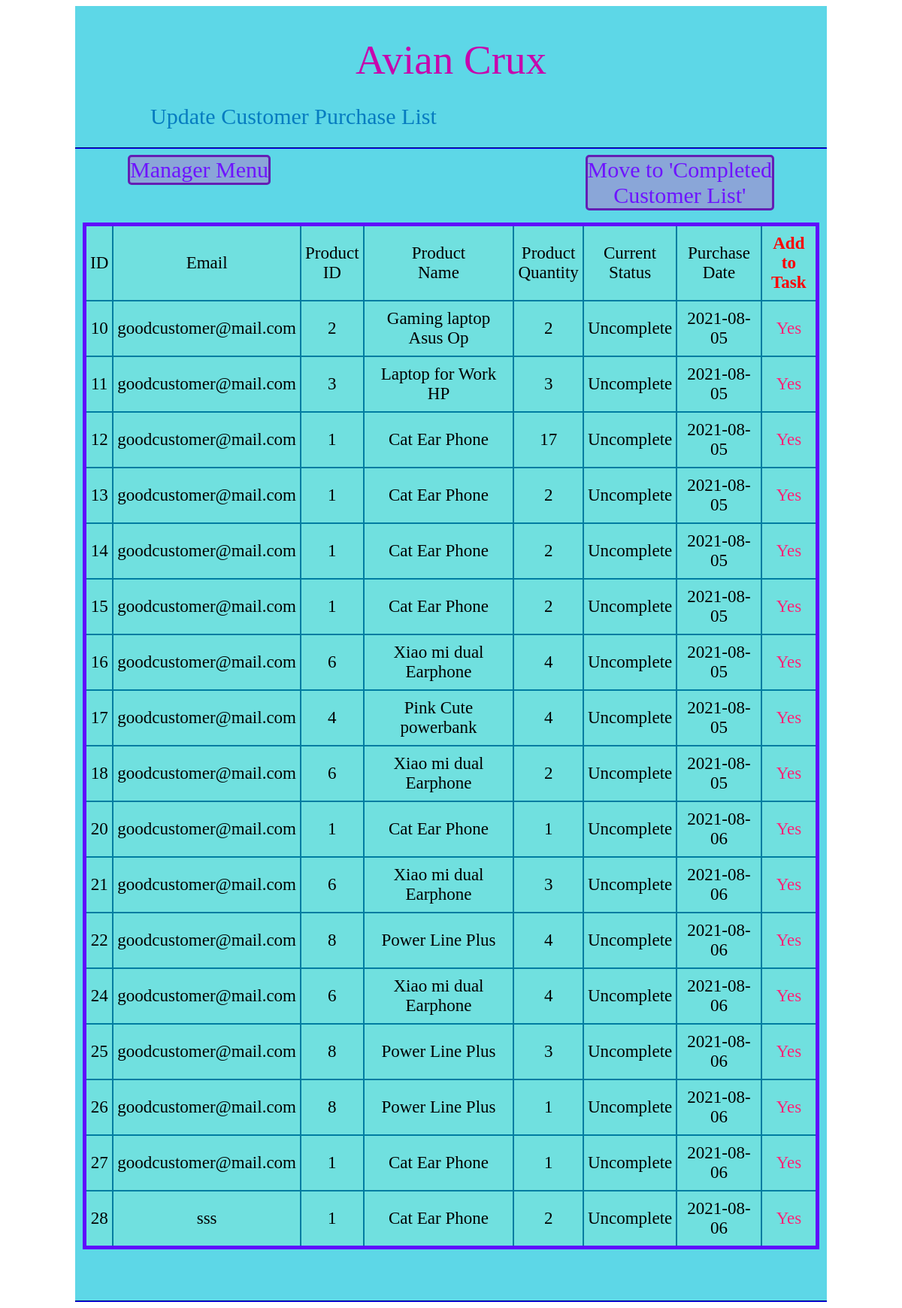
The app's page /ManagerCustomerPurchaseList.php (signed in) with its own data.
### tables this page shows
CREATE TABLE `customerpurchaselist` (
  `PurchaseID` int(11) NOT NULL,
  `UserEmail` varchar(30) NOT NULL,
  `Quantity` int(11) NOT NULL,
  `ProductID` int(11) NOT NULL,
  `Status` varchar(50) NOT NULL,
  `PurchaseDate` date DEFAULT NULL,
  `DeliveryDate` date DEFAULT NULL,
  `ManagerID` int(11) DEFAULT NULL
);

CREATE TABLE `productlist` (
  `ProductID` int(11) NOT NULL,
  `ProductName` varchar(255) NOT NULL,
  `ProductDescription` varchar(255) NOT NULL,
  `ProductCategory` varchar(255) NOT NULL,
  `ProductStock` int(11) NOT NULL,
  `ProductCost` decimal(10,2) NOT NULL,
  `ProductPrice` decimal(10,2) NOT NULL,
  `ProductPicture` varchar(255) NOT NULL
);

### ManagerCustomerPurchaseList.php (the view, shortened to what this page needs)
<?php session_start();
include_once 'connection.php';?>
<!DOCTYPE html>
<html lang="en">
<head>
    <link href="allin1css.css" rel="stylesheet"  type="text/css"/>
</head>
<body>
    <center>
<div id="contain">
    <div id="header"><center><div id= "pagetype">Avian Crux</div></center></div>
    <div id="menu" class="welcome">Update Customer Purchase List</div>
    <hr class="lining">
    <div id="menu" >
        <div id="firstconn"><a href="AvianCruxManagerHome.php" class="deco">Manager Menu</a></div>
        <div class="lastconn"><a href="ManagerCompletedCustomerPurchaseList.php" class="deco"> Move to 'Completed<br>Customer List'    </a></div>
    </div>
    <div style="height:60px;"></div>
    <table class="choosable">
<tr class="choosable">
<td class="choosable">ID</td>
<td class="choosable">Email</td>
<td class="choosable">Product<br>ID</td>
<td class="choosable">Product<br>Name</td>
<td class="choosable">Product<br>Quantity</td>
<td class="choosable">Current<br>Status</td>
<td class="choosable">Purchase<br>Date</td>
<td class="choosable"><font color="red"><b>Add to<br>Task</b></font></td>
</tr>
<?php
$sqlquery11= "Select customerpurchaselist.* , productlist.ProductName From customerpurchaselist LEFT JOIN productlist ON customerpurchaselist.ProductID = productlist.ProductID WHERE customerpurchaselist.Status = 'Uncomplete'";
$result11 = mysqli_query($conn, $sqlquery11);
$resultcheck11 = mysqli_num_rows($result11) ;
if ($resultcheck11 > 0){
    while($row = mysqli_fetch_assoc($result11)){
?>
<tr class="choosable">
<td class="choosable"><?php
echo $row['PurchaseID'];
?></td>
<td class="choosable"><?php echo $row['UserEmail']; ?></td>
<td class="choosable"><?php echo $row['ProductID']; ?></td>
<td class="choosable"><?php echo $row['ProductName']; ?></td>
<td class="choosable"><?php echo $row['Quantity']; ?></td>
<td class="choosable"><?php echo $row['Status']; ?></td>
<td class="choosable"><?php echo $row['PurchaseDate']; ?></td>
<td class="choosable"><a href="ManagerCustomerPurchaseList.php?PurchaseID=<?php echo $row['PurchaseID']; ?>" class="linkform">Yes</a></td>
</tr>
<?php }
   }
    ?>
</table>
    <div style="height:60px;"></div>
    <hr class="lining">
</center>
</body>

### allin1css.css (style rules this page uses)
#contain { background-color:rgb(93, 215, 231); width:1000px; }
#header { padding-top: 20px; height:110px; width:1000px; font-size:80px; text-align: center; }
#pagetype { padding-top: 20px; height:100px; width:300px; font-size:55px; text-align: center; color : rgb(199, 5, 173); }
#menu { font-size: 30px; height:30px; width:1000px; color : rgb(6, 124, 192); }
.welcome { text-align: left; padding-left: 100px; padding-bottom: 20px; }
#firstconn { float:left; margin-left: 70px; background-color: rgb(138, 166, 216); border-color: rgb(100, 30, 180); border-width: 3px; border-style: solid; border-radius: 5px; }
.lastconn { float:right; margin-right: 70px; background-color: rgb(138, 166, 216); border-color: rgb(100, 30, 180); border-width: 3px; border-style: solid; border-radius: 5px; }
.deco { color : rgb(110, 20, 255); text-decoration: none; }
.lining { border-color : rgb(5, 2, 202) }
table.choosable { border-style: solid; border-color: rgb(95, 11, 251); border-width: 5px; text-align: center; border-collapse: collapse; background-color: rgba(141, 236, 208, 0.39); width: 98%; }
tr.choosable,td.choosable { font-size: 23px; border-style: solid; border-color: rgb(0, 124, 161); border-width: 2px; }
.linkform { text-decoration: none; color: rgb(255, 34, 119); }
tr, td { padding: 10px 5px; }

### records on screen
customerpurchaselist: PurchaseID "10", UserEmail "goodcustomer@mail.com", ProductID "2", ProductID.ProductName "Gaming laptop Asus Op", Quantity "2", Status "Uncomplete", PurchaseDate "2021-08-05"
customerpurchaselist: PurchaseID "11", UserEmail "goodcustomer@mail.com", ProductID "3", ProductID.ProductName "Laptop for Work HP", Quantity "3", Status "Uncomplete", PurchaseDate "2021-08-05"
customerpurchaselist: PurchaseID "12", UserEmail "goodcustomer@mail.com", ProductID "1", ProductID.ProductName "Cat Ear Phone", Quantity "17", Status "Uncomplete", PurchaseDate "2021-08-05"
customerpurchaselist: PurchaseID "13", UserEmail "goodcustomer@mail.com", ProductID "1", ProductID.ProductName "Cat Ear Phone", Quantity "2", Status "Uncomplete", PurchaseDate "2021-08-05"
customerpurchaselist: PurchaseID "14", UserEmail "goodcustomer@mail.com", ProductID "1", ProductID.ProductName "Cat Ear Phone", Quantity "2", Status "Uncomplete", PurchaseDate "2021-08-05"
customerpurchaselist: PurchaseID "15", UserEmail "goodcustomer@mail.com", ProductID "1", ProductID.ProductName "Cat Ear Phone", Quantity "2", Status "Uncomplete", PurchaseDate "2021-08-05"
customerpurchaselist: PurchaseID "16", UserEmail "goodcustomer@mail.com", ProductID "6", ProductID.ProductName "Xiao mi dual Earphone", Quantity "4", Status "Uncomplete", PurchaseDate "2021-08-05"
customerpurchaselist: PurchaseID "17", UserEmail "goodcustomer@mail.com", ProductID "4", ProductID.ProductName "Pink Cute powerbank", Quantity "4", Status "Uncomplete", PurchaseDate "2021-08-05"
customerpurchaselist: PurchaseID "18", UserEmail "goodcustomer@mail.com", ProductID "6", ProductID.ProductName "Xiao mi dual Earphone", Quantity "2", Status "Uncomplete", PurchaseDate "2021-08-05"
customerpurchaselist: PurchaseID "20", UserEmail "goodcustomer@mail.com", ProductID "1", ProductID.ProductName "Cat Ear Phone", Quantity "1", Status "Uncomplete", PurchaseDate "2021-08-06"
customerpurchaselist: PurchaseID "21", UserEmail "goodcustomer@mail.com", ProductID "6", ProductID.ProductName "Xiao mi dual Earphone", Quantity "3", Status "Uncomplete", PurchaseDate "2021-08-06"
customerpurchaselist: PurchaseID "22", UserEmail "goodcustomer@mail.com", ProductID "8", ProductID.ProductName "Power Line Plus", Quantity "4", Status "Uncomplete", PurchaseDate "2021-08-06"
customerpurchaselist: PurchaseID "24", UserEmail "goodcustomer@mail.com", ProductID "6", ProductID.ProductName "Xiao mi dual Earphone", Quantity "4", Status "Uncomplete", PurchaseDate "2021-08-06"
customerpurchaselist: PurchaseID "25", UserEmail "goodcustomer@mail.com", ProductID "8", ProductID.ProductName "Power Line Plus", Quantity "3", Status "Uncomplete", PurchaseDate "2021-08-06"
customerpurchaselist: PurchaseID "26", UserEmail "goodcustomer@mail.com", ProductID "8", ProductID.ProductName "Power Line Plus", Quantity "1", Status "Uncomplete", PurchaseDate "2021-08-06"
customerpurchaselist: PurchaseID "27", UserEmail "goodcustomer@mail.com", ProductID "1", ProductID.ProductName "Cat Ear Phone", Quantity "1", Status "Uncomplete", PurchaseDate "2021-08-06"
customerpurchaselist: PurchaseID "28", UserEmail "sss", ProductID "1", ProductID.ProductName "Cat Ear Phone", Quantity "2", Status "Uncomplete", PurchaseDate "2021-08-06"
